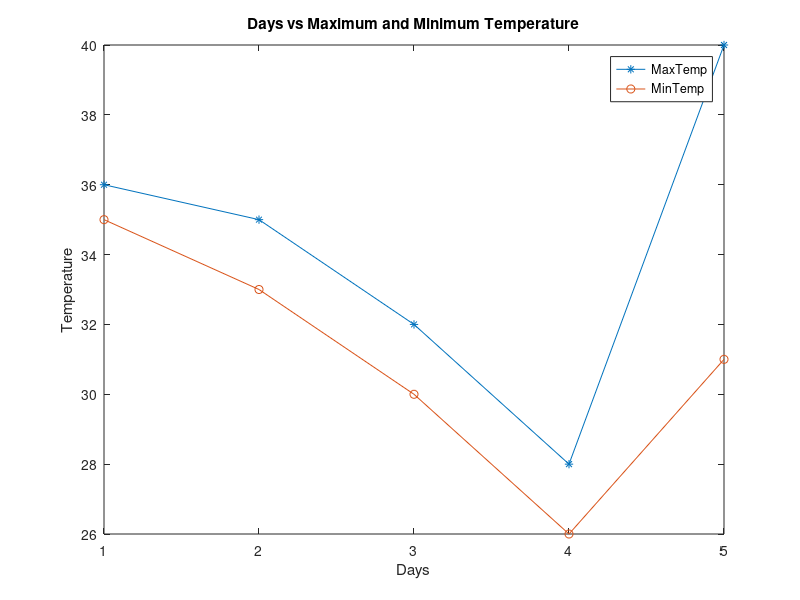

Recreate this plot in MATLAB.
close all;
Days = [1 2 3 4 5];
MaxTemp = [36 35 32 28 40];
plot(Days, MaxTemp, '*-');
MinTemp = [35 33 30 26 31];
hold on;
plot(Days, MinTemp, 'o-');
legend('MaxTemp', 'MinTemp');
xlabel('Days');
ylabel('Temperature');
title('Days vs Maximum and Minimum Temperature');